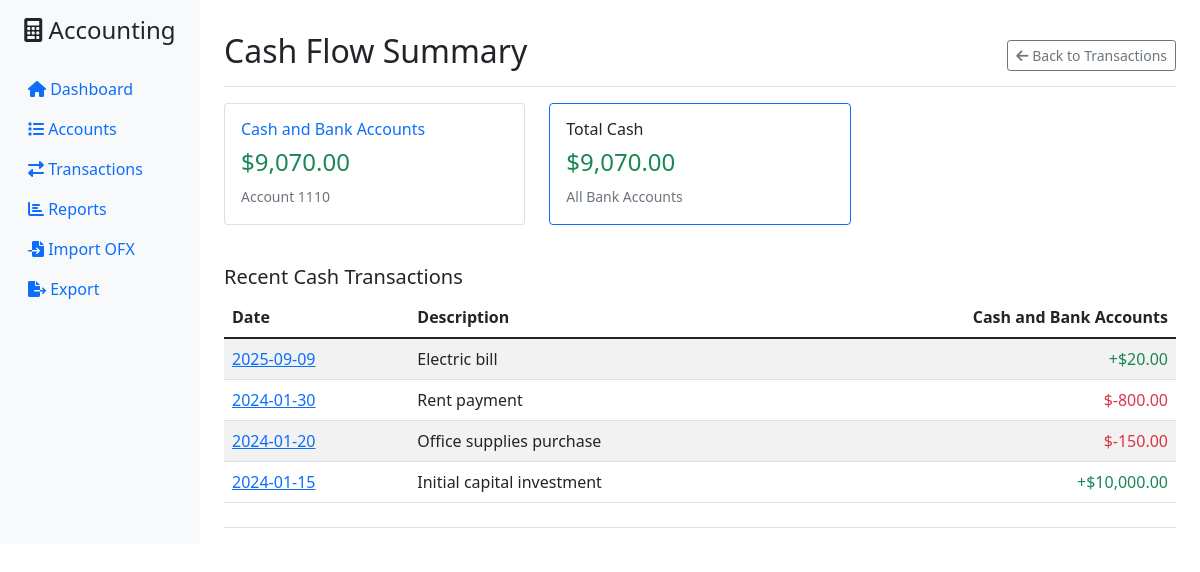
Screenshot of /cash-flow with the database file from the repository.
### tables this page shows
CREATE TABLE accounts (
                id TEXT PRIMARY KEY,
                name TEXT NOT NULL,
                account_type TEXT NOT NULL,
                parent_id TEXT,
                description TEXT,
                is_active BOOLEAN DEFAULT 1,
                created_date TIMESTAMP DEFAULT CURRENT_TIMESTAMP,
                FOREIGN KEY (parent_id) REFERENCES accounts (id)
            );

CREATE TABLE transactions (
                id TEXT PRIMARY KEY,
                date DATE NOT NULL,
                description TEXT NOT NULL,
                reference TEXT,
                created_date TIMESTAMP DEFAULT CURRENT_TIMESTAMP
            );

### accounting_web_ui.py (the view)
@app.route('/cash-flow')
def cash_flow_summary():
    try:
        accounting = get_accounting_system()
        bank_accounts = accounting.get_bank_accounts()
        account_balances = {}
        total_cash = Decimal('0')
        for acc in bank_accounts:
            balance = accounting.get_account_balance(acc['id'])
            account_balances[acc['id']] = {
                'name': acc['name'],
                'balance': balance
            }
            total_cash += balance
        transactions_data, bank_names = accounting.get_transactions_with_bank_balances(30, 0)
        return render_template('cash_flow.html',
                             account_balances=account_balances,
                             total_cash=total_cash,
                             recent_transactions=transactions_data,
                             bank_names=bank_names)
    except Exception as e:
        flash(f'Error loading cash flow: {str(e)}', 'error')
        return render_template('cash_flow.html',
                             account_balances={},
                             total_cash=0,
                             recent_transactions=[],
                             bank_names={})

### accounting_system.py (called while the page is built)
def convert_date(val):
    return datetime.fromisoformat(val.decode()).date()

    def create_account(self, account_id: str, name: str, account_type: AccountType,
                      parent_id: Optional[str] = None, description: str = "") -> bool:
        try:
            cursor = self.conn.cursor()
            cursor.execute('''
                INSERT OR IGNORE INTO accounts (id, name, account_type, parent_id, description)
                VALUES (?, ?, ?, ?, ?)
            ''', (account_id, name, account_type.value, parent_id, description))
            self.conn.commit()
            return cursor.rowcount > 0
        except sqlite3.Error as e:
            print(f"Error creating account: {e}")
            return False

    def get_bank_accounts(self) -> List[Tuple]:
        cursor = self.conn.cursor()
        cursor.execute('''
            SELECT id, name, description
            FROM accounts
            WHERE account_type = 'ASSET'
            AND (name LIKE '%bank%' OR name LIKE '%cash%' OR name LIKE '%checking%' OR name LIKE '%savings%')
            AND is_active = 1
            ORDER BY id
        ''')
        return cursor.fetchall()

    def close(self):
        self.conn.close()

### accounting_web_ui.py (called while the page is built)
def get_accounting_system():
    if 'accounting' not in g:
        g.accounting = AccountingSystem()
    return g.accounting

@app.teardown_appcontext
def close_accounting_system(error):
    accounting = g.pop('accounting', None)
    if accounting is not None:
        accounting.close()

@app.template_filter('currency')
def currency_filter(value):
    if value is None:
        return "$0.00"
    return f"${float(value):,.2f}"

### templates/cash_flow.html
{% extends "base.html" %}
{% block content %}
<div class="d-flex justify-content-between flex-wrap flex-md-nowrap align-items-center pt-3 pb-2 mb-3 border-bottom">
    <h1 class="h2">Cash Flow Summary</h1>
    <div class="btn-toolbar mb-2 mb-md-0">
        <a href="/transactions" class="btn btn-sm btn-outline-secondary">
            <i class="fas fa-arrow-left"></i> Back to Transactions
        </a>
    </div>
</div>
<div class="row mb-4">
    {% for acc_id, acc_data in account_balances.items() %}
    <div class="col-md-4 mb-3">
        <div class="card">
            <div class="card-body">
                <h6 class="card-title">
                    <a href="/accounts/{{ acc_id }}/transactions" class="text-decoration-none">
                        {{ acc_data.name }}
                    </a>
                </h6>
                <h4 class="card-text {% if acc_data.balance >= 0 %}text-success{% else %}text-danger{% endif %}">
                    {{ acc_data.balance | currency }}
                </h4>
                <small class="text-muted">Account {{ acc_id }}</small>
            </div>
        </div>
    </div>
    {% endfor %}
    <div class="col-md-4 mb-3">
        <div class="card border-primary">
            <div class="card-body">
                <h6 class="card-title">Total Cash</h6>
                <h4 class="card-text {% if total_cash >= 0 %}text-success{% else %}text-danger{% endif %}">
                    {{ total_cash | currency }}
                </h4>
                <small class="text-muted">All Bank Accounts</small>
            </div>
        </div>
    </div>
</div>
<h5>Recent Cash Transactions</h5>
<div class="table-responsive">
    <table class="table table-striped">
        <thead>
            <tr>
                <th>Date</th>
                <th>Description</th>
                {% for bank_id, bank_name in bank_names.items() %}
                <th class="text-end">{{ bank_name }}</th>
                {% endfor %}
            </tr>
        </thead>
        <tbody>
            {% for txn_data in recent_transactions %}
            <tr>
                <td>
                    <a href="/transactions/{{ txn_data.transaction.id }}">
                        {{ txn_data.transaction.date }}
                    </a>
                </td>
                <td>{{ txn_data.transaction.description }}</td>
                {% for bank_id in bank_names.keys() %}
                <td class="text-end">
                    {% if txn_data.bank_effects[bank_id] != 0 %}
                        {% if txn_data.bank_effects[bank_id] > 0 %}
                            <span class="text-success">+{{ txn_data.bank_effects[bank_id] | currency }}</span>
                        {% else %}
                            <span class="text-danger">{{ txn_data.bank_effects[bank_id] | currency }}</span>
                        {% endif %}
                    {% else %}
                        <span class="text-muted">-</span>
                    {% endif %}
                </td>
                {% endfor %}
            </tr>
            {% endfor %}
        </tbody>
    </table>
</div>
{% endblock %}

### rows the page displays
accounts: name "Cash and Bank Accounts", balance "$9,070.00", id "1110", bank_effects "$20.00", bank_effects "$-800.00", bank_effects "$-150.00", bank_effects "$10,000.00"
transactions: transaction "2025-09-09", transaction.description "Electric bill"
transactions: transaction "2024-01-30", transaction.description "Rent payment"
transactions: transaction "2024-01-20", transaction.description "Office supplies purchase"
transactions: transaction "2024-01-15", transaction.description "Initial capital investment"

### other values shown
{{ total_cash | currency }} "$9,070.00"
